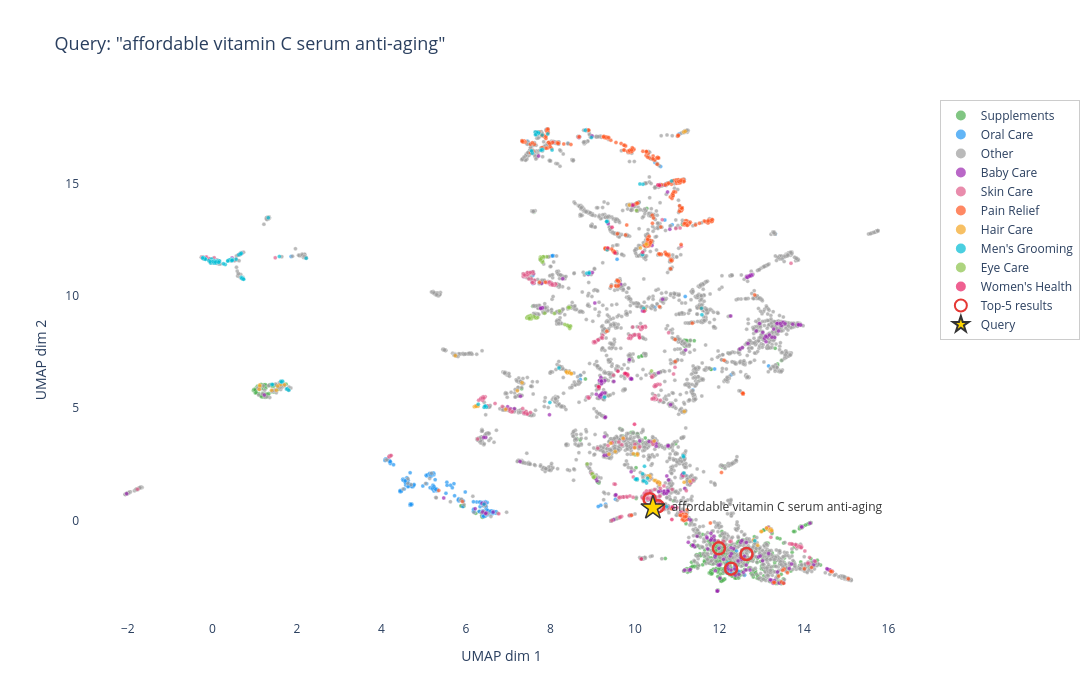

Here is the notebook cell this chart was saved with:
### Markdown cell above
## Projecting a Query into the Space

### Code cell
from mean_squared_terrors.embedding_viz import plot_query_in_space

# Try different queries — observe where they land relative to the clusters
QUERY = "affordable vitamin C serum anti-aging"

fig_query = plot_query_in_space(
    query=QUERY,
    model=model,
    umap_model=umap_model,
    coords_2d=coords_2d,
    index_df=index_df,
    faiss_index=faiss_index,
    top_k=5,
    color_by="category",
)
fig_query.show()
save_html(fig_query, f"{DATA}/embedding_query_example.html")
print(f"\nThe yellow star shows where '{QUERY}' falls in the semantic space.")
print("The red circles are the 5 nearest products — the same ones search_v3 would return.")

### Figure 1 — Plotly figure (JSON) as saved in the notebook; plotly's stock layout.template omitted (floating-point values rounded to 4 significant figures; data arrays with more than 128 entries replaced by an {"elided": "..."} marker saying what was removed)
{"data": [{"customdata": {"elided": "840x4 mixed values"}, "hovertemplate": "<b>%{customdata[0]}</b><br>Brand: %{customdata[1]}<br>Rating: %{customdata[2]:.1f}<br>Price: $%{customdata[3]:.2f}<extra></extra>", "marker": {"color": "#4CAF50", "line": {"color": "white", "width": 0.3}, "opacity": 0.7, "size": 4}, "mode": "markers", "name": "Supplements", "type": "scatter", "x": {"elided": "840 float values"}, "y": {"elided": "840 float values"}}, {"customdata": {"elided": "417x4 mixed values"}, "hovertemplate": "<b>%{customdata[0]}</b><br>Brand: %{customdata[1]}<br>Rating: %{customdata[2]:.1f}<br>Price: $%{customdata[3]:.2f}<extra></extra>", "marker": {"color": "#2196F3", "line": {"color": "white", "width": 0.3}, "opacity": 0.7, "size": 4}, "mode": "markers", "name": "Oral Care", "type": "scatter", "x": {"elided": "417 float values"}, "y": {"elided": "417 float values"}}, {"customdata": {"elided": "4869x4 mixed values"}, "hovertemplate": "<b>%{customdata[0]}</b><br>Brand: %{customdata[1]}<br>Rating: %{customdata[2]:.1f}<br>Price: $%{customdata[3]:.2f}<extra></extra>", "marker": {"color": "#9E9E9E", "line": {"color": "white", "width": 0.3}, "opacity": 0.7, "size": 4}, "mode": "markers", "name": "Other", "type": "scatter", "x": {"elided": "4869 float values"}, "y": {"elided": "4869 float values"}}, {"customdata": {"elided": "256x4 mixed values"}, "hovertemplate": "<b>%{customdata[0]}</b><br>Brand: %{customdata[1]}<br>Rating: %{customdata[2]:.1f}<br>Price: $%{customdata[3]:.2f}<extra></extra>", "marker": {"color": "#9C27B0", "line": {"color": "white", "width": 0.3}, "opacity": 0.7, "size": 4}, "mode": "markers", "name": "Baby Care", "type": "scatter", "x": {"elided": "256 float values"}, "y": {"elided": "256 float values"}}, {"customdata": {"elided": "380x4 mixed values"}, "hovertemplate": "<b>%{customdata[0]}</b><br>Brand: %{customdata[1]}<br>Rating: %{customdata[2]:.1f}<br>Price: $%{customdata[3]:.2f}<extra></extra>", "marker": {"color": "#E05C8A", "line": {"color": "white", "width": 0.3}, "opacity": 0.7, "size": 4}, "mode": "markers", "name": "Skin Care", "type": "scatter", "x": {"elided": "380 float values"}, "y": {"elided": "380 float values"}}, {"customdata": {"elided": "435x4 mixed values"}, "hovertemplate": "<b>%{customdata[0]}</b><br>Brand: %{customdata[1]}<br>Rating: %{customdata[2]:.1f}<br>Price: $%{customdata[3]:.2f}<extra></extra>", "marker": {"color": "#FF5722", "line": {"color": "white", "width": 0.3}, "opacity": 0.7, "size": 4}, "mode": "markers", "name": "Pain Relief", "type": "scatter", "x": {"elided": "435 float values"}, "y": {"elided": "435 float values"}}, {"customdata": {"elided": "69x4 mixed values"}, "hovertemplate": "<b>%{customdata[0]}</b><br>Brand: %{customdata[1]}<br>Rating: %{customdata[2]:.1f}<br>Price: $%{customdata[3]:.2f}<extra></extra>", "marker": {"color": "#F5A623", "line": {"color": "white", "width": 0.3}, "opacity": 0.7, "size": 4}, "mode": "markers", "name": "Hair Care", "type": "scatter", "x": [11.3, 12.81, 13.12, 10.05, 12.98, 11.17, 9.965, 11.16, 9.997, 10.55, 8.441, 8.39, 6.24, 9.868, 8.496, 1.612, 6.2, 10.31, 8.402, 10.59, 10.59, 10.24, 9.428, 10.49, 11.19, 10.53, 10.13, 10.28, 10.03, 13.19, 13.2, 1.121, 10.06, 13.2, 8.381, 10.36, 10.26, 6.939, 6.242, 1.548, 5.751, 13.23, 10.46, 7.219, 13.0, 7.329, 9.721, 10.04, 1.123, 1.706, 12.91, 9.536, 6.288, 10.46, 8.448, 10.35, 8.496, 9.386, 13.12, 1.517, 6.268, 13.24, 6.242, 1.401, 10.33, 10.06, 1.111, 10.05, 11.16], "y": [1.744, -0.8726, -0.3577, 1.829, -0.4881, 4.855, 2.972, 17.31, 3.242, 1.724, 6.615, 6.596, 5.104, 14.06, 6.544, 6.057, 5.072, 1.979, 6.583, 1.605, 1.678, 9.423, 3.442, 1.781, 17.34, 1.696, 12.14, 12.3, 1.823, -0.4618, -0.3967, 6.04, 2.913, -0.3932, 6.623, 1.924, 12.31, 4.949, 5.089, 5.99, 7.347, -0.4279, 3.54, 5.777, -0.4982, 6.141, 3.668, 1.819, 5.994, 6.051, -1.111, 3.075, 5.096, 1.786, 6.584, 1.988, 6.556, 2.952, -0.3335, 5.806, 5.117, -0.4589, 5.092, 5.804, 1.94, 2.966, 5.843, 1.83, 1.7]}, {"customdata": {"elided": "167x4 mixed values"}, "hovertemplate": "<b>%{customdata[0]}</b><br>Brand: %{customdata[1]}<br>Rating: %{customdata[2]:.1f}<br>Price: $%{customdata[3]:.2f}<extra></extra>", "marker": {"color": "#00BCD4", "line": {"color": "white", "width": 0.3}, "opacity": 0.7, "size": 4}, "mode": "markers", "name": "Men's Grooming", "type": "scatter", "x": {"elided": "167 float values"}, "y": {"elided": "167 float values"}}, {"customdata": {"elided": "96x4 mixed values"}, "hovertemplate": "<b>%{customdata[0]}</b><br>Brand: %{customdata[1]}<br>Rating: %{customdata[2]:.1f}<br>Price: $%{customdata[3]:.2f}<extra></extra>", "marker": {"color": "#8BC34A", "line": {"color": "white", "width": 0.3}, "opacity": 0.7, "size": 4}, "mode": "markers", "name": "Eye Care", "type": "scatter", "x": [7.535, 7.487, 10.39, 8.451, 7.816, 7.502, 7.499, 9.001, 8.472, 7.51, 7.785, 7.784, 7.538, 7.811, 7.509, 7.807, 8.988, 7.489, 7.761, 8.402, 8.871, 7.487, 7.509, 7.794, 7.508, 7.482, 7.521, 7.456, 7.513, 7.467, 7.532, 7.866, 8.478, 7.516, 7.543, 7.766, 7.52, 8.458, 7.781, 7.556, 7.773, 7.519, 7.769, 7.67, 7.814, 7.698, 7.915, 7.47, 7.495, 7.522, 7.823, 8.431, 7.492, 7.789, 7.782, 8.412, 7.636, 7.535, 9.013, 7.773, 7.789, 7.784, 7.524, 7.55, 8.342, 7.51, 8.461, 7.461, 7.443, 8.435, 7.797, 7.521, 8.094, 7.611, 7.816, 7.837, 7.794, 9.056, 8.22, 7.481, 7.538, 7.546, 7.774, 7.496, 7.489, 8.45, 9.028, 7.833, 9.033, 7.784, 7.525, 7.765, 7.492, 7.505, 10.04, 9.025], "y": [9.077, 9.03, 6.663, 8.666, 11.71, 8.999, 9.038, 2.044, 8.631, 9.048, 11.69, 11.6, 9.141, 11.51, 9.034, 11.71, 2.085, 9.025, 11.66, 8.702, 2.522, 9.057, 9.043, 11.67, 9.107, 9.086, 9.125, 9.052, 9.017, 9.058, 9.103, 9.235, 8.668, 9.017, 9.117, 11.74, 9.009, 8.561, 11.69, 9.006, 11.68, 9.082, 11.67, 9.027, 11.71, 9.048, 11.76, 9.049, 9.063, 9.106, 11.75, 9.478, 9.077, 11.7, 11.67, 8.68, 9.038, 9.034, 1.952, 11.68, 11.69, 11.68, 9.011, 9.008, 8.735, 9.038, 9.491, 9.076, 9.028, 9.496, 11.7, 9.115, 9.225, 9.091, 11.56, 11.73, 11.67, 1.945, 9.333, 9.011, 9.0, 9.053, 11.68, 9.007, 9.084, 8.639, 1.958, 11.75, 1.961, 11.69, 9.042, 11.62, 9.027, 9.007, 13.82, 1.915]}, {"customdata": [["The Honey Pot Company - Everyday Panty liners - Organic Pads for Women - Herbal ", "The Honey Pot Company", 4.6, 7.19], ["pH-D Feminine Health Support, Boric Acid Vaginal Suppositories, Bottle of 14 600", "Besmon", 4.3, 0], ["LOPOO Menstrual Cup Cleaner", "LOPOO", 4.5, 0], ["Wooden Body Back Massager Breast Abdomen Massor Relief Tool 2PCS", "uxcell", 4, 0], ["PhiloToys Enema Bulb, Anal Cleaner Vaginal Washing Cleaning Kit- Medical Cleansi", "PhiloToys", 4.2, 0], ["Maternity Belt - Pregnancy Support Belly Brace, - One Size", "Zenda Naturals", 3.6, 0], ["PERformance Exercise Foam Roller, 36-Inch, Pink - Supports Breast Cancer Researc", "", 4.2, 0], ["Maternity Belt by Wizsupports - Adjustable Size Pregnancy Belt, Belly Wrap Suppo", "VAXLO", 4, 0], ["50 Ovulation Test Strips Predictor Kit - 20 Pregnancy Tests - First Response LH ", "DrKea", 4, 0], ["Breast Enhancement Cream", "NATUREDAY", 3.3, 35], ["Electric Breast Pump - MOSFiATA Rechargeable Nursing Breastfeeding Pump with Mas", "MOSFiATA", 3.9, 0], ["Sitz Bath for Toilet Seat - Sitz Bath for Hemorrhoids and Postpartum Care, Folda", "AOBBT", 4.4, 0], ["Silicone Breast Pump 2 Pack, Manual Breast Pump with Protective lid, Portable Mi", "godehone", 4.2, 10.99], ["Maternity Belt - Pregnancy Support Belly Brace, - One Size", "Zenda Naturals", 3.6, 0], ["FEISIKE Wearable Electric Breast Pump Version 2021,Hands-Free Breastpump with LC", "FEISIKE", 4, 0], ["ReUseLife Washable Cloth Menstrual Pads/Mama Cloth/Reusable Sanitary Pads Forest", "ReUseLife", 4.5, 0], ["Spectra - Breast Flange Replacement for Breast Milk Pump - Large 28mm", "SPECTRA", 4.8, 14.48], ["Night Sweats - Perimenopause, Hot Flashes, Black Cohosh - Menopause Symptoms Rel", "M M Wellness", 3.9, 0], ["Motif Medical, Luna Breast Shields Flanges, Replacement Parts for Luna Breast Pu", "Motif Medical", 4.7, 14], ["Healthy Spirit Gel Donut Pillow Donut Cushion for Tailbone Hemorrhoid Cushion Co", "Healthy Spirit", 4.3, 33.99], ["Breast Enlargement Cupping Set by Ashtonbee, Comes with Bonus Nipple Suction Too", "Ashtonbee", 2.9, 0], ["TOTI Kegel Balls Exercise Weights Kit 2-Piece Set Premium Kegal Weights to Stren", "TOTI", 4.2, 0], ["Hi Sprout Bamboo-Charcoal Reusable Sanitary Pads, Cloth Mama Menstrual Pads, But", "Hi Sprout", 4.4, 0], ["Breast Success Cream", "Breast Success", 3.4, 14.99], ["Sarah Wells Lizzy Breast Pump Bag Limited Edition Summer 2015 Red", "Sarah Wells", 4.1, 0]], "hovertemplate": "<b>%{customdata[0]}</b><br>Brand: %{customdata[1]}<br>Rating: %{customdata[2]:.1f}<br>Price: $%{customdata[3]:.2f}<extra></extra>", "marker": {"color": "#E91E63", "line": {"color": "white", "width": 0.3}, "opacity": 0.7, "size": 4}, "mode": "markers", "name": "Women's Health", "type": "scatter", "x": [9.148, 10.87, 9.99, 10.18, 9.598, 10.57, 9.358, 10.54, 10.15, 10.65, 9.827, 9.46, 9.829, 10.58, 9.808, 9.155, 9.757, 10.89, 9.778, 9.957, 10.11, 9.531, 9.135, 10.59, 10.22], "y": [5.907, 0.04307, 4.287, 11.96, 6.647, 14.95, 12.15, 14.95, -1.715, 0.7128, 6.446, 13.06, 6.5, 14.93, 6.524, 5.957, 6.549, 0.595, 6.555, 14.06, 8.139, 11.93, 5.964, 0.7217, 9.33]}, {"hovertemplate": "<b>%{text}</b><extra>Top result</extra>", "marker": {"color": "rgba(0,0,0,0)", "line": {"color": "#E53935", "width": 2.5}, "opacity": 1, "size": 12}, "mode": "markers", "name": "Top-5 results", "text": ["BioTrust Ageless Body Anti-Aging Support Supplemen", "Global Healing Liquid Vitamin C 180mg - Natural Vi", "Root Vitality Liposomal Vitamin C Capsules - VIT C", "AQ Skin Solutions Active Serum 1 oz.", "Life Extension Skin Restoring Phytoceramides w/ Li"], "type": "scatter", "x": [11.99, 12.64, 12.28, 10.35, 10.55], "y": [-1.243, -1.496, -2.149, 0.948, 0.632]}, {"hovertemplate": "<b>Query:</b> affordable vitamin C serum anti-aging<extra></extra>", "marker": {"color": "#FFD600", "line": {"color": "#333", "width": 1.5}, "size": 18, "symbol": "star"}, "mode": "markers+text", "name": "Query", "text": ["  affordable vitamin C serum anti-aging"], "textfont": {"color": "#333", "size": 12}, "textposition": "middle right", "type": "scatter", "x": [10.43], "y": [0.5593]}], "layout": {"height": 700, "hoverlabel": {"bgcolor": "white", "font": {"size": 12}}, "legend": {"bgcolor": "rgba(255,255,255,0.9)", "bordercolor": "#ccc", "borderwidth": 1, "itemsizing": "constant"}, "paper_bgcolor": "white", "plot_bgcolor": "white", "title": {"font": {"size": 18}, "text": "Query: \"affordable vitamin C serum anti-aging\""}, "width": 1100, "xaxis": {"showgrid": false, "title": {"text": "UMAP dim 1"}, "zeroline": false}, "yaxis": {"showgrid": false, "title": {"text": "UMAP dim 2"}, "zeroline": false}}}
